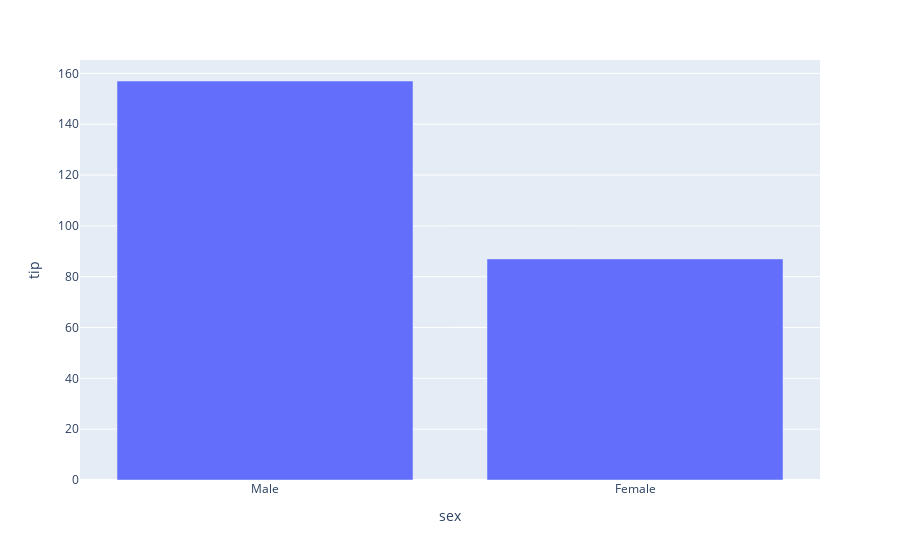

Notebook cell for this chart:
### Code cell
barplot = px.bar(tips_by_sex, x= 'sex', y= 'tip')

barplot.show()

### Figure 1 — Plotly figure (JSON) as saved in the notebook; plotly's stock layout.template omitted (floating-point values rounded to 4 significant figures)
{"data": [{"hovertemplate": "sex=%{x}<br>tip=%{y}<extra></extra>", "legendgroup": "", "marker": {"color": "#636efa", "pattern": {"shape": ""}}, "name": "", "orientation": "v", "showlegend": false, "textposition": "auto", "type": "bar", "x": ["Male", "Female"], "xaxis": "x", "y": [157, 87], "yaxis": "y"}], "layout": {"barmode": "relative", "legend": {"tracegroupgap": 0}, "margin": {"t": 60}, "xaxis": {"anchor": "y", "domain": [0, 1], "title": {"text": "sex"}}, "yaxis": {"anchor": "x", "domain": [0, 1], "title": {"text": "tip"}}}}
